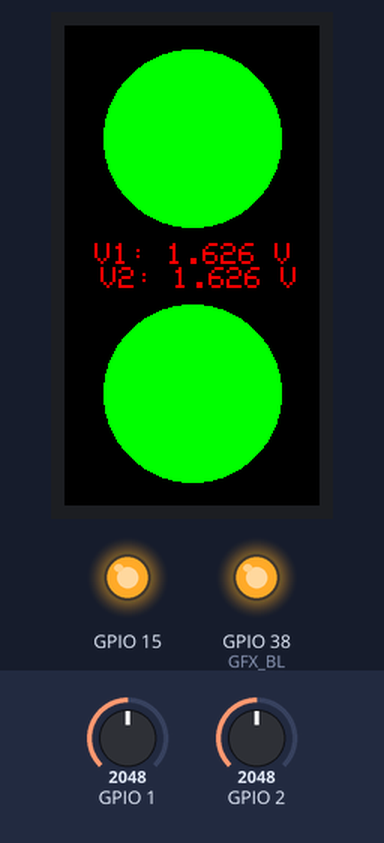
A sketch run on a simulated ESP32-S3. Parts: 170×320 colour display, output pins drawn as LEDs (lit = HIGH). The test bench sets the inputs (shaded band); at power-on: GPIO 1 = 2048, GPIO 2 = 2048. What the sketch prints to the serial monitor is not drawn.

Above: at 1.4 s.
1.5 s: GPIO 1 set to 2866
At 2.67 s:
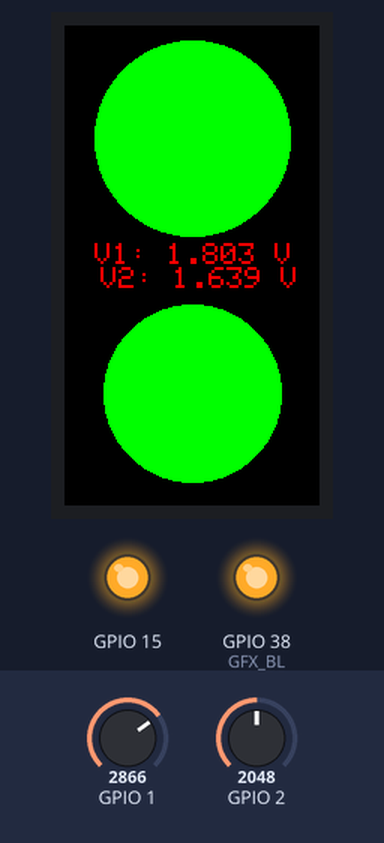
3.1 s: GPIO 2 set to 1228
At 3.73 s:
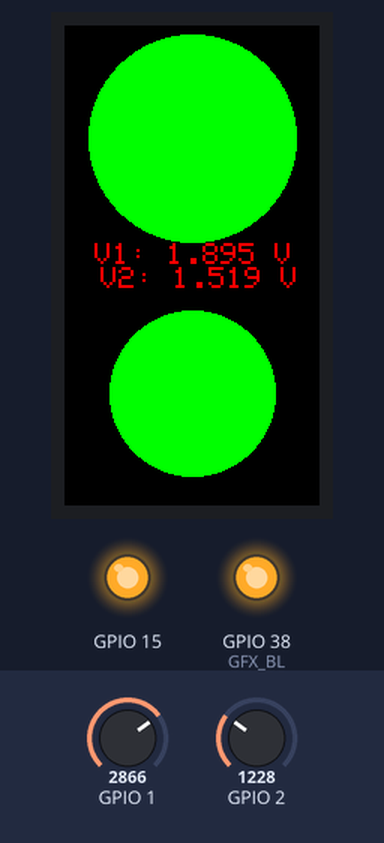
5.0 s: GPIO 1 set to 2047
At 5.34 s:
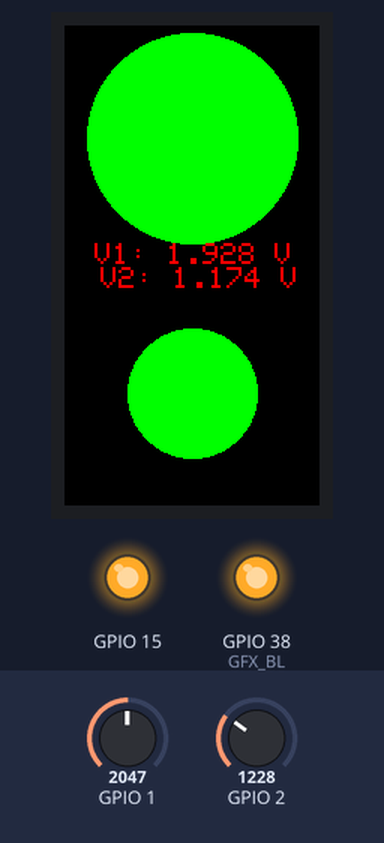
6.6 s: GPIO 2 set to 491
At 7.18 s:
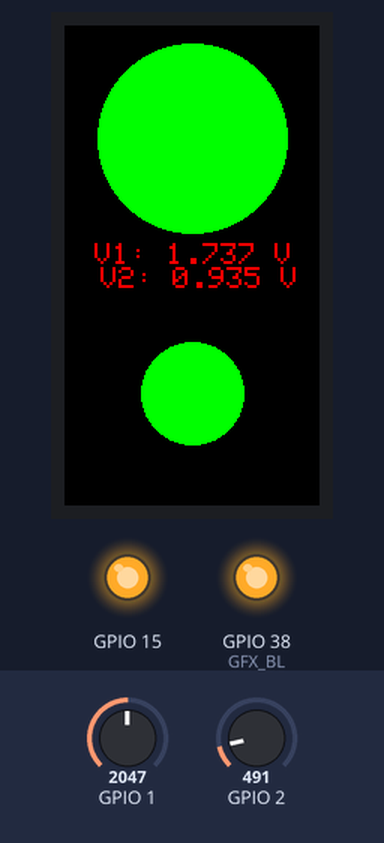
8.5 s: GPIO 1 set to 1228
At 8.79 s:
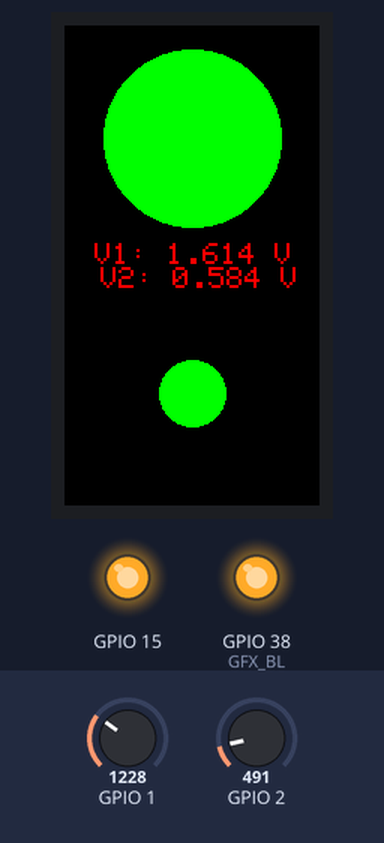
10.0 s: GPIO 2 set to 60
At 11.58 s:
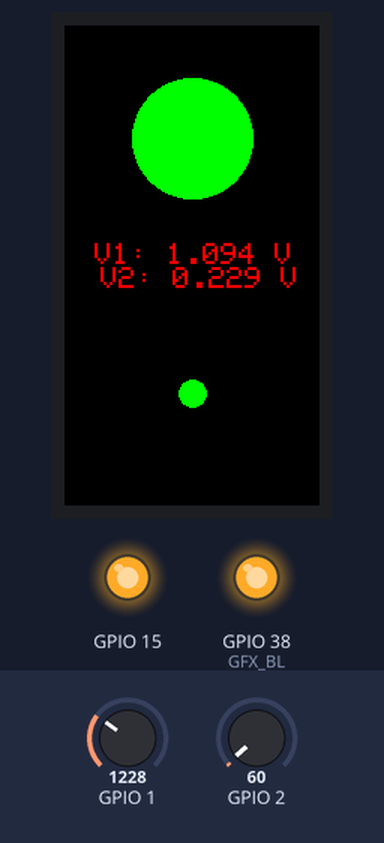
Timing chart, 0 to 12.8 s (numbered marks = the images above; inputs shaded):
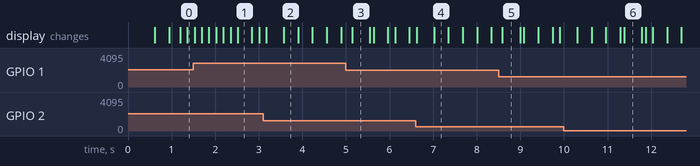

The sketch:

resistive_sensor.ino
```cpp
#include <Arduino.h>
#include "Arduino_GFX_Library.h"

#define GFX_DEV_DEVICE LILYGO_T_DISPLAY_S3
#define GFX_EXTRA_PRE_INIT()              \
    {                                     \
        pinMode(15 /* PWD */, OUTPUT);    \
        digitalWrite(15 /* PWD */, HIGH); \
    }
#define GFX_BL 38

Arduino_DataBus *bus = new Arduino_ESP32PAR8Q(
    7 /* DC */, 6 /* CS */, 8 /* WR */, 9 /* RD */,
    39 /* D0 */, 40 /* D1 */, 41 /* D2 */, 42 /* D3 */, 45 /* D4 */, 46 /* D5 */, 47 /* D6 */, 48 /* D7 */);
Arduino_GFX *gfx = new Arduino_ST7789(bus, 5 /* RST */, 0 /* rotation */, true /* IPS */, 170 /* width */, 320 /* height */, 35 /* col offset 1 */, 0 /* row offset 1 */, 35 /* col offset 2 */, 0 /* row offset 2 */);

Arduino_GFX *gfx2;

TaskHandle_t drawTaskHandle;

float Vsense_1 = 0.0;
float Vsense_2 = 0.0;
float emaVsense_1 = 0.0;  // EMA for Vsense_1
float emaVsense_2 = 0.0;  // EMA for Vsense_2
float alpha = 0.1;        // Smoothing factor for EMA


SemaphoreHandle_t xMutex;

unsigned long lastPrintTime = 0;  // Stores the time of the last print
const unsigned long printInterval = 2;  // Interval in milliseconds for serial printing

void setBrightness(uint8_t value)
{
    bus->beginWrite();
    bus->writeC8D8(0x51, value);
    bus->endWrite();
}

void drawTask(void *parameter)
{
    int radius_factor = 1200;
    int max_radius = 100;
    float text_sz = 2;

    while (true)  // Keep the task running indefinitely
    {
        if (xSemaphoreTake(xMutex, portMAX_DELAY))  // Take the mutex before accessing shared variables
        {
            float Vs1_temp = emaVsense_1;
            float Vs2_temp = emaVsense_2;
            xSemaphoreGive(xMutex);  // Release the mutex

            gfx2->fillRect(0, 0, 170, 320, BLACK);

            int radius_1 = map(Vs1_temp * radius_factor, 0, 3300, 1, max_radius);
            gfx2->fillCircle(85, 75, radius_1, GREEN);

            int radius_2 = map(Vs2_temp * radius_factor, 0, 3300, 1, max_radius);
            gfx2->fillCircle(85, 245, radius_2, GREEN);

            gfx2->setCursor(20, 145);
            gfx2->setTextSize(text_sz, text_sz, 1);
            gfx2->printf("V1: %.3f V   V2: %.3f V", Vs1_temp, Vs2_temp);

            gfx2->flush();  // Push the canvas content to the screen
        }

        vTaskDelay(1);  // Yield to other tasks, adjust this delay if necessary
    }
}

void setup()
{
    GFX_EXTRA_PRE_INIT();

    #ifdef GFX_BL
    pinMode(GFX_BL, OUTPUT);
    digitalWrite(GFX_BL, HIGH);
    #endif

    Serial.begin(115200);

    if (!gfx->begin()) {
        Serial.println("gfx->begin() failed!");
    }

    gfx2 = new Arduino_Canvas(170, 320, gfx, 0, 0);
    gfx2->begin(GFX_SKIP_OUTPUT_BEGIN);
    gfx2->fillScreen(BLACK);
    gfx2->setCursor(40, 160);
    gfx2->setTextColor(RED);
    gfx2->setTextSize(2, 2, 1);
    gfx2->println("Loading");
    gfx2->fillCircle(85, 85, 25, GREEN);
    gfx2->flush();  // Initial flush to show "Loading"

    // Create a mutex before starting the tasks
    xMutex = xSemaphoreCreateMutex();

    xTaskCreatePinnedToCore(
        drawTask,    // Task function
        "Draw Task", // Task name
        10000,       // Stack size (bytes)
        NULL,        // Task input parameter
        1,           // Task priority
        &drawTaskHandle,  // Task handle
        0            // Core to run the task (Core 0)
    );
}

void loop()
{
    if (xSemaphoreTake(xMutex, portMAX_DELAY))  // Take the mutex before accessing shared variables
    {
        // Read sensor values as fast as possible
        int sensorValue_1 = analogRead(1);
        Vsense_1 = sensorValue_1 * (3.3 / 4095.0);
        Vsense_1 = max(0.0f, min(Vsense_1, 2.0f));

        int sensorValue_2 = analogRead(2);
        Vsense_2 = sensorValue_2 * (3.3 / 4095.0);
        Vsense_2 = max(0.0f, min(Vsense_2, 2.0f));

        // Apply Exponential Moving Average (EMA) smoothing
        emaVsense_1 = (alpha * Vsense_1) + ((1 - alpha) * emaVsense_1);
        emaVsense_2 = (alpha * Vsense_2) + ((1 - alpha) * emaVsense_2);

        xSemaphoreGive(xMutex);  // Release the mutex
    }

    // Check if 2 milliseconds have passed since the last print
    unsigned long currentTime = millis();
    if (currentTime - lastPrintTime >= printInterval)
    {
        // Print to serial console
        Serial.println(emaVsense_1, 4);
        // Serial.print(",");
        // Serial.println(emaVsense_2, 4);

        // Update the last print time
        lastPrintTime = currentTime;
    }

    // No delay here, so the loop runs as fast as possible
}
```

Measured:
- what the display in image 3 shows lasts 0.4 s, from 5.1 s to 5.5 s
